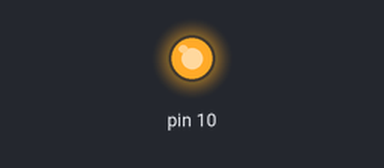
This sketch was run on a simulated Arduino Uno, built with avr-gcc and run on an emulated ATmega328P. Shown: output pins drawn as LEDs (lit = HIGH). What the sketch prints to the serial monitor is not drawn.

Above: at 0.1 s.
Timing chart, 0 to 1.6 s (numbered marks = the images above):
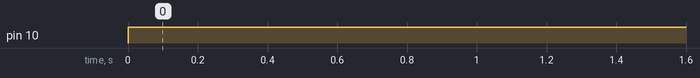

Measured:
- by itself, pin 10: LOW → HIGH at 0.00 s

The sketch:

Master.ino
```cpp
//Master

#include <SPI.h>
byte arr [10] = {1, 2, 3, 4, 5, 6, 7, 8, 9, 10};

void setup (void)
{
  Serial.begin (9600);
  Serial.println ("Master");

  digitalWrite(SS, HIGH);
  SPI.begin();
  SPI.setClockDivider(SPI_CLOCK_DIV8);
}

void loop (void)
{
  byte b;
  digitalWrite(SS, LOW);
  delayMicroseconds (200);
  byte z = SPI.transfer (0xCD);
  delayMicroseconds(20);
  byte x = SPI.transfer(0);
  delayMicroseconds(20);
  //Serial.pr9intln(x);
  if (x == 0xEF)
  {
    for (byte i = 0 ; i < 10 ; i++)
    {
        b = (arr[i]);
        byte y = SPI.transfer (b);
        delayMicroseconds(20);
       Serial.print(arr[i]);
    }
  }
  digitalWrite(SS, HIGH);
  delay(2000);
  Serial.println( );
  Serial.println("=================");

}
```
